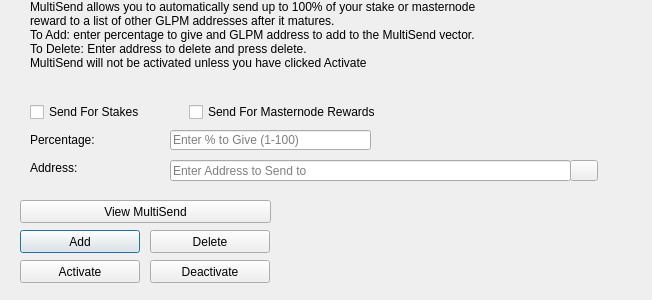
<?xml version="1.0" encoding="UTF-8"?>
<ui version="4.0">
 <class>MultiSendDialog</class>
 <widget class="QDialog" name="MultiSendDialog">
  <property name="windowModality">
   <enum>Qt::NonModal</enum>
  </property>
  <property name="geometry">
   <rect>
    <x>0</x>
    <y>0</y>
    <width>652</width>
    <height>300</height>
   </rect>
  </property>
  <property name="windowTitle">
   <string>MultiSend</string>
  </property>
  <widget class="QLineEdit" name="multiSendPercentEdit">
   <property name="geometry">
    <rect>
     <x>170</x>
     <y>130</y>
     <width>201</width>
     <height>20</height>
    </rect>
   </property>
   <property name="toolTip">
    <string>Enter whole numbers 1 - 100</string>
   </property>
   <property name="placeholderText">
    <string>Enter % to Give (1-100)</string>
   </property>
  </widget>
  <widget class="QLineEdit" name="multiSendAddressEdit">
   <property name="geometry">
    <rect>
     <x>170</x>
     <y>160</y>
     <width>401</width>
     <height>21</height>
    </rect>
   </property>
   <property name="toolTip">
    <string/>
   </property>
   <property name="placeholderText">
    <string>Enter Address to Send to</string>
   </property>
  </widget>
  <widget class="QLabel" name="label_2">
   <property name="geometry">
    <rect>
     <x>30</x>
     <y>0</y>
     <width>451</width>
     <height>121</height>
    </rect>
   </property>
   <property name="lineWidth">
    <number>1</number>
   </property>
   <property name="text">
    <string>MultiSend allows you to automatically send up to 100% of your stake or masternode reward to a list of other GLPM addresses after it matures.
To Add: enter percentage to give and GLPM address to add to the MultiSend vector.
To Delete: Enter address to delete and press delete.
MultiSend will not be activated unless you have clicked Activate</string>
   </property>
   <property name="alignment">
    <set>Qt::AlignLeading|Qt::AlignLeft|Qt::AlignTop</set>
   </property>
   <property name="wordWrap">
    <bool>true</bool>
   </property>
  </widget>
  <widget class="QLabel" name="message">
   <property name="geometry">
    <rect>
     <x>290</x>
     <y>200</y>
     <width>351</width>
     <height>91</height>
    </rect>
   </property>
   <property name="text">
    <string/>
   </property>
  </widget>
  <widget class="QPushButton" name="addButton">
   <property name="geometry">
    <rect>
     <x>20</x>
     <y>230</y>
     <width>120</width>
     <height>23</height>
    </rect>
   </property>
   <property name="toolTip">
    <string/>
   </property>
   <property name="statusTip">
    <string>Add to MultiSend Vector</string>
   </property>
   <property name="text">
    <string>Add</string>
   </property>
  </widget>
  <widget class="QPushButton" name="disableButton">
   <property name="geometry">
    <rect>
     <x>150</x>
     <y>260</y>
     <width>120</width>
     <height>23</height>
    </rect>
   </property>
   <property name="statusTip">
    <string>Deactivate MultiSend</string>
   </property>
   <property name="text">
    <string>Deactivate</string>
   </property>
  </widget>
  <widget class="QPushButton" name="addressBookButton">
   <property name="geometry">
    <rect>
     <x>570</x>
     <y>160</y>
     <width>28</width>
     <height>21</height>
    </rect>
   </property>
   <property name="toolTip">
    <string>Choose an address from the address book</string>
   </property>
   <property name="text">
    <string/>
   </property>
   <property name="icon">
    <iconset resource="../GLPM.qrc">
     <normaloff>:/icons/address-book</normaloff>:/icons/address-book</iconset>
   </property>
   <property name="shortcut">
    <string>Alt+A</string>
   </property>
   <property name="autoDefault">
    <bool>false</bool>
   </property>
  </widget>
  <widget class="QLabel" name="label">
   <property name="geometry">
    <rect>
     <x>30</x>
     <y>130</y>
     <width>121</width>
     <height>20</height>
    </rect>
   </property>
   <property name="toolTip">
    <string>Percentage of stake to send</string>
   </property>
   <property name="text">
    <string>Percentage:</string>
   </property>
  </widget>
  <widget class="QLabel" name="label_5">
   <property name="geometry">
    <rect>
     <x>30</x>
     <y>160</y>
     <width>111</width>
     <height>16</height>
    </rect>
   </property>
   <property name="toolTip">
    <string>Address to send portion of stake to</string>
   </property>
   <property name="text">
    <string>Address:</string>
   </property>
  </widget>
  <widget class="QPushButton" name="deleteButton">
   <property name="geometry">
    <rect>
     <x>150</x>
     <y>230</y>
     <width>120</width>
     <height>23</height>
    </rect>
   </property>
   <property name="toolTip">
    <string/>
   </property>
   <property name="statusTip">
    <string>Delete Address From MultiSend Vector</string>
   </property>
   <property name="text">
    <string>Delete</string>
   </property>
  </widget>
  <widget class="QPushButton" name="activateButton">
   <property name="geometry">
    <rect>
     <x>20</x>
     <y>260</y>
     <width>120</width>
     <height>23</height>
    </rect>
   </property>
   <property name="statusTip">
    <string>Activate MultiSend</string>
   </property>
   <property name="text">
    <string>Activate</string>
   </property>
  </widget>
  <widget class="QPushButton" name="viewButton">
   <property name="geometry">
    <rect>
     <x>20</x>
     <y>200</y>
     <width>251</width>
     <height>23</height>
    </rect>
   </property>
   <property name="toolTip">
    <string/>
   </property>
   <property name="statusTip">
    <string>View MultiSend Vector</string>
   </property>
   <property name="text">
    <string>View MultiSend</string>
   </property>
  </widget>
  <widget class="QWidget" name="horizontalLayoutWidget">
   <property name="geometry">
    <rect>
     <x>30</x>
     <y>100</y>
     <width>351</width>
     <height>24</height>
    </rect>
   </property>
   <layout class="QHBoxLayout" name="horizontalLayout">
    <item>
     <widget class="QCheckBox" name="multiSendStakeCheckBox">
      <property name="text">
       <string>Send For Stakes</string>
      </property>
     </widget>
    </item>
    <item>
     <widget class="QCheckBox" name="multiSendMasternodeCheckBox">
      <property name="text">
       <string>Send For Masternode Rewards</string>
      </property>
     </widget>
    </item>
   </layout>
  </widget>
 </widget>
 <resources>
  <include location="../GLPM.qrc"/>
 </resources>
 <connections/>
</ui>
